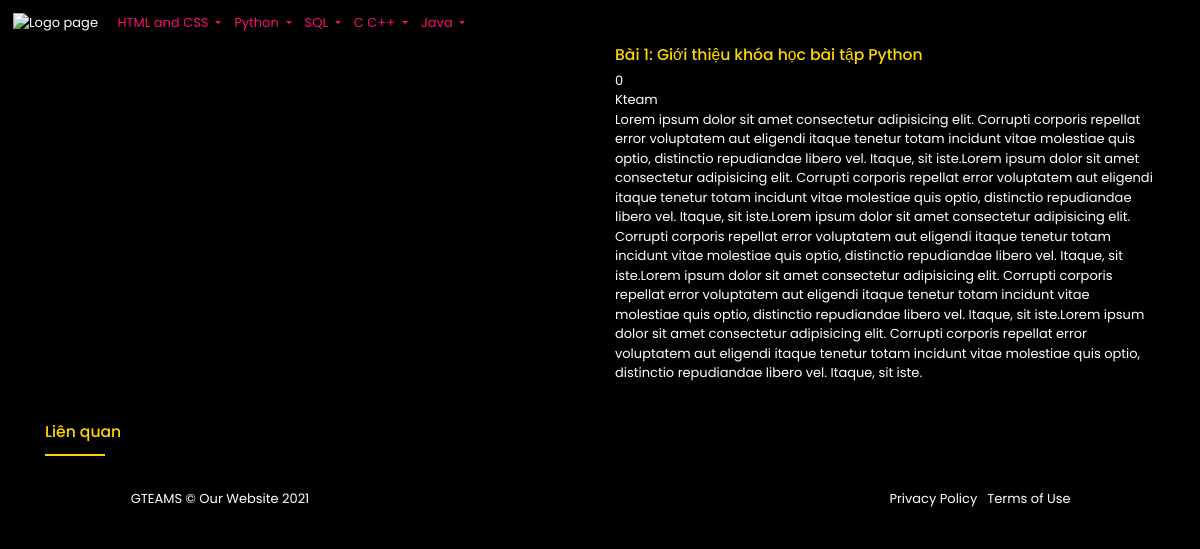
/GTEAMS/Bài 1: Giới thiệu khóa học bài tập Python, run on an earlier commit of the app's database.
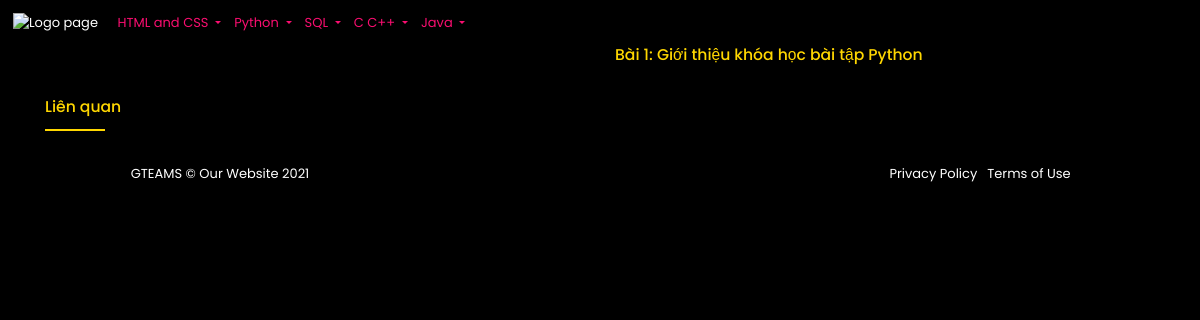
And on a later commit of the database.
### GTEAMS_APP/models.py (models this page shows, shortened)
class Courses(models.Model):
    title=models.CharField(max_length=100)
    date = models.DateTimeField(auto_now_add=True)
    author = models.CharField(max_length=50)
    linkVideo = EmbedVideoField()
    added = models.DateTimeField(auto_now_add=True)
    MieuTa=models.TextField()
    subject = models.ForeignKey(subjects, on_delete=models.CASCADE)
    Type=models.ForeignKey(typeCourse, on_delete=models.CASCADE)
    costReal = models.CharField(max_length=20, null=True, blank=True)
    image = models.FileField(upload_to='images/', blank=True, null=True)
    class Meta:
        ordering = ['-added']

### GTEAMS_APP/views.py (the view)
# urls.py: path('<str:title>', views.show_detail_MainPage, name='show_detail_MainPage'),
def show_detail_MainPage(request,title):
    try:
        Content=Courses.objects.filter(title=title)
    except Courses.DoesNotExist:
        raise Http404("Practice doesnot exist")
    a=Courses.objects.all()
    context= {'title':title,'question':Content,'a':a}
    return render(request,'pages/coursesVideo.html',context)

### GTEAMS_APP/templates/pages/coursesVideo.html (shortened to what this page needs)
{% load static %} {% load embed_video_tags %}
<!DOCTYPE html>
<html lang="en">
<head>
    <link rel="stylesheet" href="https://maxcdn.bootstrapcdn.com/bootstrap/4.5.2/css/bootstrap.min.css">
     <link rel="stylesheet" href="{% static 'fonts/fontawesome-free-5.15.4-web/css/all.css'%}">
    <link rel="stylesheet" href="{% static 'css/cours.css'%}">
</head>
<body>
    <nav class="navbar navbar-expand-sm badge-blue navbar-dark">
        <a class="navbar-brand" href="#"><img src="{% static 'imgs/logo.png'%}" alt="Logo page" width="100" /></a>
        <ul class="navbar-nav">
            <li class="nav-item dropdown">
                <a class="nav-link dropdown-toggle" href="#" id="navbardrop" data-toggle="dropdown">
              HTML and CSS
            </a>
            </li>
            <li class="nav-item dropdown">
                <a class="nav-link dropdown-toggle" href="#" id="navbardrop" data-toggle="dropdown">
              Python
            </a>
            </li>
            <li class="nav-item dropdown">
                <a class="nav-link dropdown-toggle" href="#" id="navbardrop" data-toggle="dropdown">
              SQL
            </a>
            </li>
            <li class="nav-item dropdown">
                <a class="nav-link dropdown-toggle" href="#" id="navbardrop" data-toggle="dropdown">
              C C++
            </a>
            </li>
            <li class="nav-item dropdown">
                <a class="nav-link dropdown-toggle" href="#" id="navbardrop" data-toggle="dropdown">
              Java
            </a>
            </li>
        </ul>
    </nav>
    <div class="container">
        <div class="row">
          <div class="col-sm" style="text-align: center;">
          </div>
          <div class="col-sm">
            <div>
                <h1 style="color: #FFD700; font-size: 1.2rem; background-color: black; ">
                    {{title}}
                </h1>
            </div>
            {% for item in a %} {% if item.title == title %}
            {{item.costReal}}
            <div>
                {{item.author}}
            </div>
            <p>
                {{item.MieuTa}}
            </p>
             {% endif %} {% endfor %}
          </div>
        </div>
        <hr>
        <h2 style="color: #FFD700; font-size: 1.2rem; background-color: black; ">Liên quan</h2>
        <hr style="border-top: 2px solid #FFD700; width: 60px;">
      </div>
      <footer>
        <div class="container">
          <div class="text-center"><i class="fas fa-ellipsis-h"></i></div>
          <div class="row text-center">
            <div class="col-md-4 box">
              <span class="copyright quick-links">GTEAMS &copy; Our Website <script>document.write(new Date().getFullYear())</script>
              </span>
            </div>
            <div class="col-md-4 box">
              <ul class="list-inline social-buttons">
                <li class="list-inline-item">
                  <a href="#">
                  <i class="fab fa-twitter"></i>
                </a>
                </li>
                <li class="list-inline-item">
                  <a href="#">
                  <i class="fab fa-facebook-f"></i>
                </a>
                </li>
                <li class="list-inline-item">
                  <a href="#">
                  <i class="fab fa-linkedin-in"></i>
                </a>
                </li>
              </ul>
            </div>
            <div class="col-md-4 box">
              <ul class="list-inline quick-links">
                <li class="list-inline-item">
                  <a href="#">Privacy Policy</a>
                </li>
                <li class="list-inline-item">
                  <a href="#">Terms of Use</a>
                </li>
              </ul>
            </div>
          </div>
        </div>
      </footer>
</body>
</html>

What changed in the data, as far as the page shows it:
removed Courses: title "Bài 1: Giới thiệu khóa học bài tập Python", costReal "0", author "Kteam", MieuTa "Lorem ipsum dolor sit amet consectetur adipisicing elit. Corrupti corporis repellat error voluptatem aut eligendi itaque tenetur totam incidunt vitae molestiae quis optio, distinctio repudiandae libero vel. Itaque, sit iste.Lorem ipsum dolor sit amet consectetur adipisicing elit. Corrupti corporis repellat error voluptatem aut eligendi itaque tenetur totam incidunt vitae molestiae quis optio, distinctio repudiandae libero vel. Itaque, sit iste.Lorem ipsum dolor sit amet consectetur adipisicing elit. Corrupti corporis repellat error voluptatem aut eligendi itaque tenetur totam incidunt vitae molestiae quis optio, distinctio repudiandae libero vel. Itaque, sit iste.Lorem ipsum dolor sit amet…"
Also different on the page:
{{ title }}: (not shown) → "Bài 1: Giới thiệu khóa học bài tập Python"
